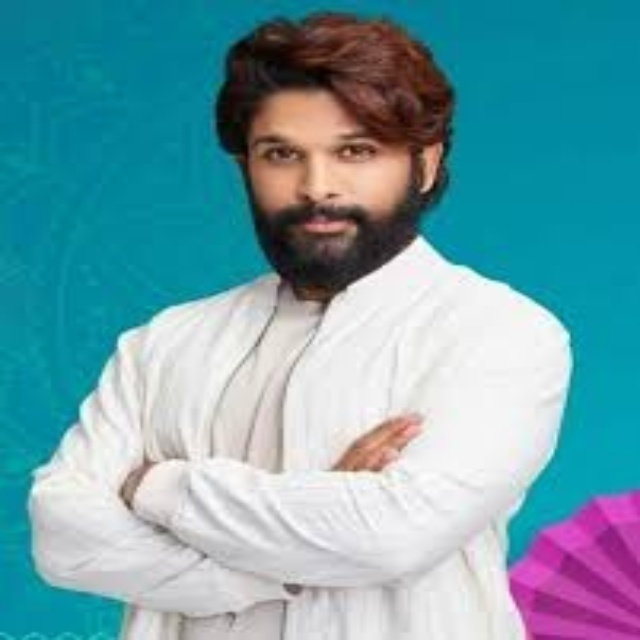
#> input picture faces/Alexander.png, 640 x 640 px, found by its file name; its folder holds only this picture in this run
$ jupyter execute --allow-errors imagecsv_dataset.ipynb   (shell and % lines are left out)
#> lines starting #> are read from the running program, lines starting #| are printed output that depends on the picture; after the words box and inside, x2 and y2 are one past the last pixel; in counts of white or black regions, pixels touching at a corner belong together
[cell 1]
from google.colab import drive
drive.mount('/content/drive')

[cell 2]
%cd /content/drive/MyDrive/Data_Science/ML-DL_projects/facedetection

[cell 3]
from pathlib import Path
import os
import cv2
from shutil import copyfile,rmtree
import pandas as pd
from keras.preprocessing.image import ImageDataGenerator,img_to_array,load_img
import numpy as np

[cell 4]
# Path to the folder containing images
images_folder = '/content/drive/MyDrive/Data_Science/ML-DL_projects/facedetection/faces'

[cell 5]
# List all image files in the folder
image_files = [os.path.join(images_folder, file) for file in os.listdir(images_folder) if file.endswith(('.jpg', '.jpeg', '.png'))]

[cell 6]
header = ['image_path', 'x_min', 'y_min', 'x_max', 'y_max', 'class_label']

[cell 7]
# Assuming you have a list of labels for each image (replace it with your actual labels)
labels=[]
for fl in image_files:
   lb=os.path.basename(fl).split("/")[0].split(".")[0]
   labels.append(lb)

# labels dictionary
class_lab={k:v for (v,k) in enumerate(labels)}

[cell 8]
# Create train and val directories
rmtree('/content/drive/MyDrive/Data_Science/ML-DL_projects/facedetection/datasets/train')
Path('/content/drive/MyDrive/Data_Science/ML-DL_projects/facedetection/datasets/train/images').mkdir(parents=True, exist_ok=True)
rmtree('/content/drive/MyDrive/Data_Science/ML-DL_projects/facedetection/datasets/val')
Path('/content/drive/MyDrive/Data_Science/ML-DL_projects/facedetection/datasets/val/images').mkdir(parents=True, exist_ok=True)

[cell 9]
# create labels
Path('/content/drive/MyDrive/Data_Science/ML-DL_projects/facedetection/datasets/train/labels').mkdir(parents=True, exist_ok=True)
Path('/content/drive/MyDrive/Data_Science/ML-DL_projects/facedetection/datasets/val/labels').mkdir(parents=True, exist_ok=True)

[cell 10]
df=pd.DataFrame(columns=header)
for file,lb in zip(image_files,labels):

  image = cv2.imread(file)
#> image is the input picture: shape (640, 640, 3); mean B, G, R 170.8, 159.7, 109.7

  if image is None:
     print(f"Image not found: {file}")
     continue
  # reshape image
  image=cv2.resize(image,(640,640))

  # remove original image and save resized one
  os.remove(file)

  # formating images to png
  name=os.path.basename(file).split(".")[0]
  file=f"/content/drive/MyDrive/Data_Science/ML-DL_projects/facedetection/faces/{name}.png"

  # saving image
  cv2.imwrite(file,image)

  # Convert the image to grayscale
  gray = cv2.cvtColor(image,cv2.COLOR_BGR2GRAY)
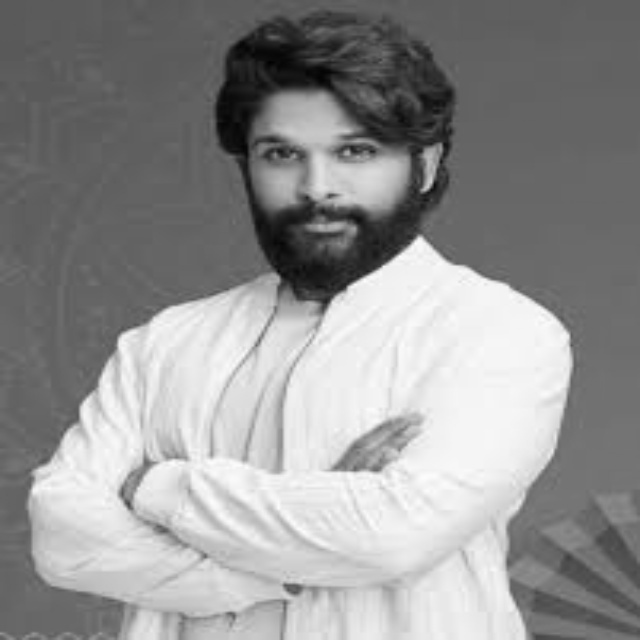
#> gray: shape (640, 640); min 0, max 253, mean 146
  # Load the pre-trained face detector
  face_cascade = cv2.CascadeClassifier(cv2.data.haarcascades + 'haarcascade_frontalface_default.xml')
  # Detect faces in the image
  faces = face_cascade.detectMultiScale(gray, scaleFactor=1.1, minNeighbors=5, minSize=(30, 30))
#> faces = [[229, 88, 174, 174]]

   # Threshold the image to create a binary mask of the background
  _, mask = cv2.threshold(gray, 240, 255, cv2.THRESH_BINARY)
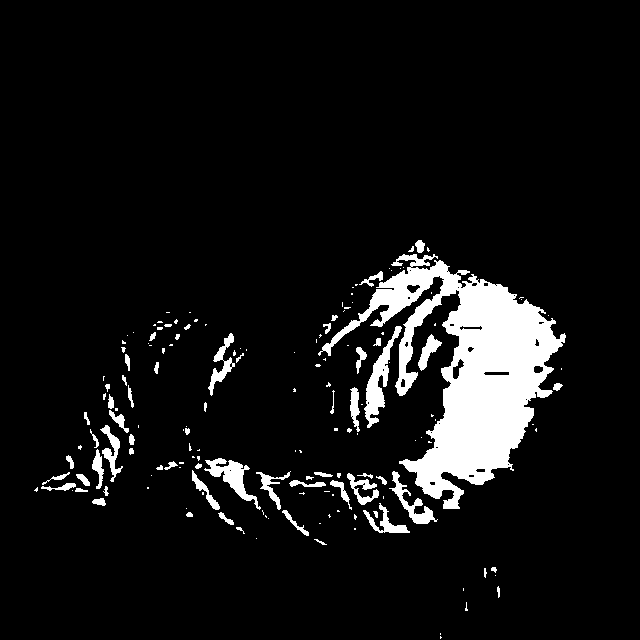
#> mask: shape (640, 640); 7.8% white; 163 white regions (98 under 20 px), largest, box (x1, y1, x2, y2) and area: (318, 254, 566, 509) 22570, (364, 326, 402, 428) 1158, (204, 458, 261, 510) 898

   # Invert the mask
  mask_inv = cv2.bitwise_not(mask)

   # Create a black background
  black_background = np.zeros_like(image, np.uint8)

   # Copy the original image onto the black background using the inverted mask
  masked_image = cv2.bitwise_and(image, image, mask=mask_inv)
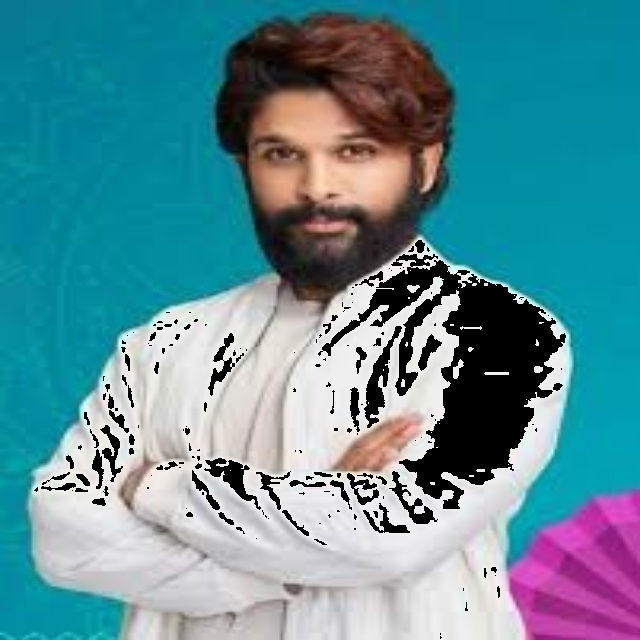
#> masked_image: shape (640, 640, 3); mean B, G, R 151.9, 140.8, 90.7
  image = cv2.add(black_background, masked_image)
#> black_background: shape (640, 640, 3); every value is 0

  # Extract bounding box coordinates for each face
  annotation = [{'x_min':(x + w / 2)/640, 'y_min':(y + h / 2)/640, 'x_max':w/640, 'y_max':h/640} for (x, y, w, h) in faces]
#> annotation = 1 item

  try:
    image_labels= pd.DataFrame({'image_path': [file], 'x_min': [annotation[0]['x_min']], 'y_min': [annotation[0]['y_min']], 'x_max': [annotation[0]['x_max']], 'y_max':[annotation[0]['y_max']], 'class_label': [lb]})
#> image_labels = table of 1 rows and 6 columns
  except:
    print(f"this image is not proper {file}")

  df=pd.concat([df,image_labels],ignore_index=True)
#> df = table of 1 rows and 6 columns

[cell 11]
#validate
for index, row in df.iterrows():
    copyfile(row['image_path'], f'/content/drive/MyDrive/Data_Science/ML-DL_projects/facedetection/datasets/val/images/{Path(row["image_path"]).name}')
#> this loop made 1 pass

[cell 12]
#validate
for index in df.index:
    row=df.loc[index]
    pt=row["image_path"]
    fl=os.path.basename(pt).split("/")[0].split(".")[0]
    with open(f"/content/drive/MyDrive/Data_Science/ML-DL_projects/facedetection/datasets/val/labels/{fl}.txt",'w') as f:
         cl=row['class_label']
         f.writelines([f"{class_lab[cl]} {row['x_min']} {row['y_min']} {row['x_max']} {row['y_max']}"])
#> this loop made 1 pass
#> cl on pass 1: 'Alexander'

#> (a cell that did not finish here is left out)

[cell 14]
# Path to the folder containing images agumented image
images_folder_aug = '/content/drive/MyDrive/Data_Science/ML-DL_projects/facedetection/agumented_img'

#> (a cell that did not finish here is left out)

[cell 16]
df2=pd.DataFrame(columns=header)
#> (the rest of this cell did not finish here and is left out)

[cell 17]
train_df=pd.concat([df,df2],ignore_index=True)
#> train_df = table of 1 rows and 6 columns

[cell 18]
#train image
for index, row in train_df.iterrows():
    copyfile(row['image_path'], f'/content/drive/MyDrive/Data_Science/ML-DL_projects/facedetection/datasets/train/images/{Path(row["image_path"]).name}')

[cell 19]
#train labels
for index in train_df.index:
    row=train_df.loc[index]
    pt=row["image_path"]
    fl=os.path.basename(pt).split("/")[0].split(".")[0]
    with open(f"/content/drive/MyDrive/Data_Science/ML-DL_projects/facedetection/datasets/train/labels/{fl}.txt",'w') as f:
         cl=row['class_label']
         f.writelines([f"{class_lab[cl]} {row['x_min']} {row['y_min']} {row['x_max']} {row['y_max']}"])

$ run again, on faces/James.png
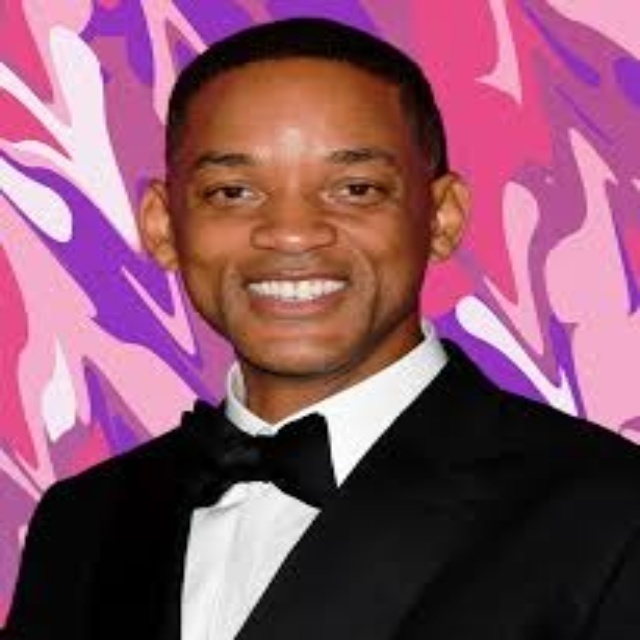
#> input picture faces/James.png, 640 x 640 px, found by its file name
#> image is the input picture: shape (640, 640, 3); mean B, G, R 104.3, 83.7, 136.1
#> `gray = cv2.cvtColor(image,cv2.COLOR_BGR2GRAY)`:
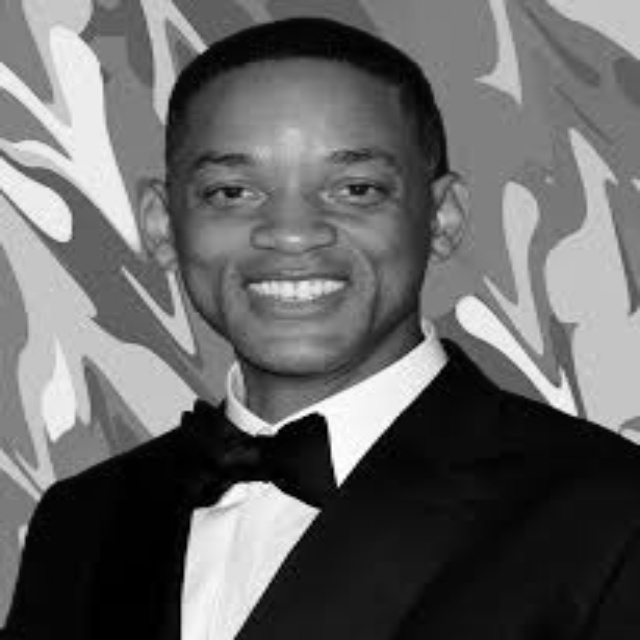
#> gray: shape (640, 640); min 0, max 255, mean 101.7
#> faces = [[155, 83, 280, 280]]
#> `_, mask = cv2.threshold(gray, 240, 255, cv2.THRESH_BINARY)`:
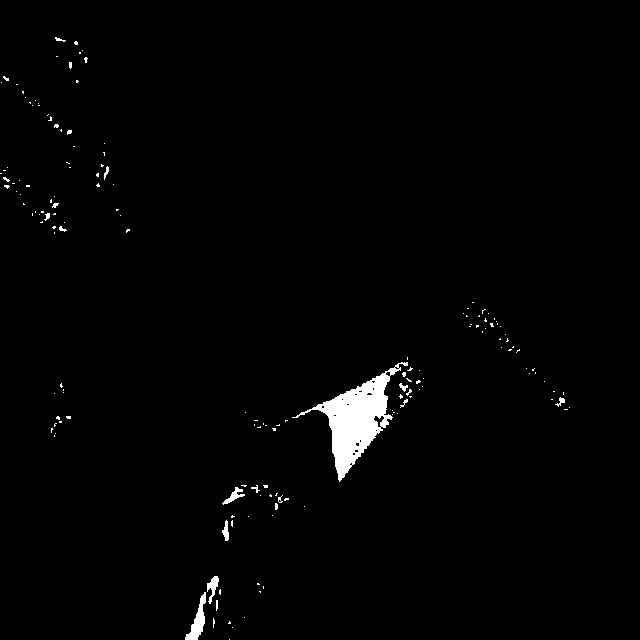
#> mask: shape (640, 640); 1.4% white; 164 white regions (149 under 20 px), largest, box (x1, y1, x2, y2) and area: (292, 362, 408, 482) 4053, (185, 592, 206, 640) 405, (207, 576, 219, 604) 159
#> black_background: shape (640, 640, 3); every value is 0
#> annotation = 1 item
#> image_labels = table of 1 rows and 6 columns
#> the loop `for index, row in df.iterrows():` made 1 pass
#> the loop `for index in df.index:` made 1 pass
#> cl on pass 1: 'James'
#> the loop `for index, row in train_df.iterrows():` made 1 pass
#> the loop `for index in train_df.index:` made 1 pass

$ run again, on faces/Benjamin.png
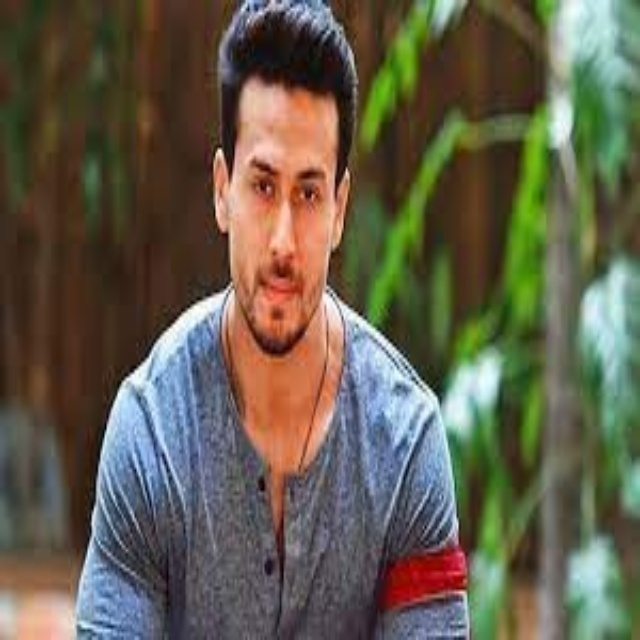
#> input picture faces/Benjamin.png, 640 x 640 px, found by its file name
#> image is the input picture: shape (640, 640, 3); mean B, G, R 76.6, 94.3, 99.7
#> `gray = cv2.cvtColor(image,cv2.COLOR_BGR2GRAY)`:
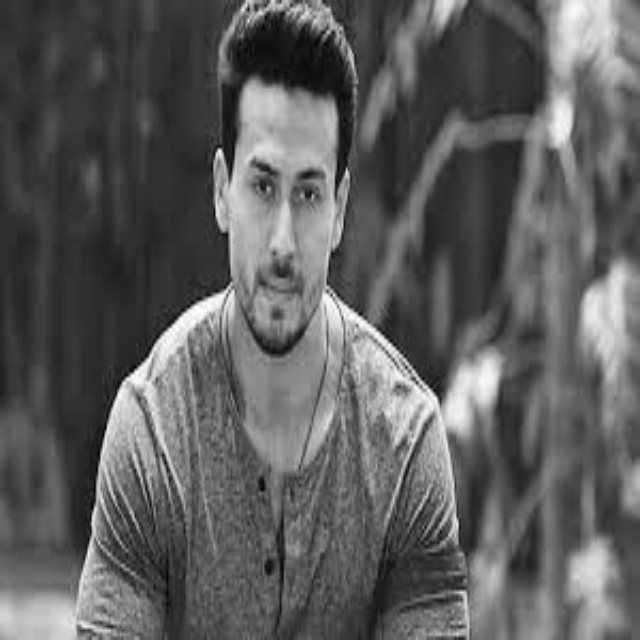
#> gray: shape (640, 640); min 3, max 254, mean 93.9
#> faces = [[202, 127, 163, 163]]
#> `_, mask = cv2.threshold(gray, 240, 255, cv2.THRESH_BINARY)`:
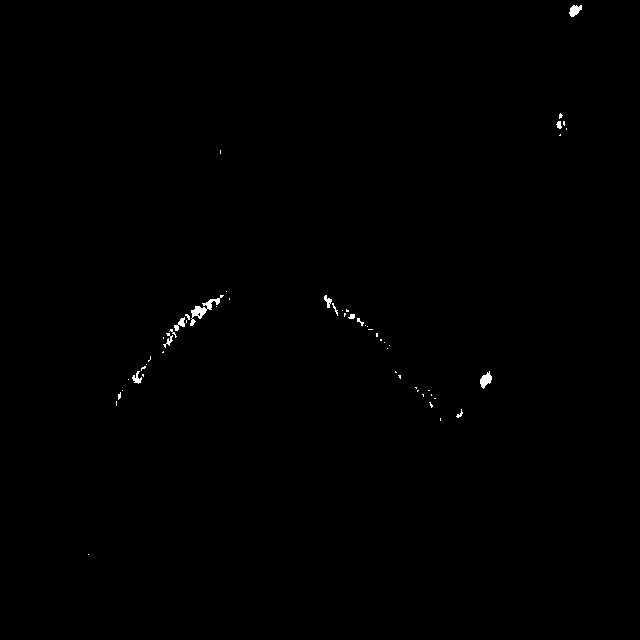
#> mask: shape (640, 640); 0.26% white; 55 white regions (42 under 20 px), largest, box (x1, y1, x2, y2) and area: (190, 295, 224, 326) 256, (480, 371, 492, 389) 122, (569, 5, 582, 17) 102
#> black_background: shape (640, 640, 3); every value is 0
#> annotation = 1 item
#> image_labels = table of 1 rows and 6 columns
#> the loop `for index, row in df.iterrows():` made 1 pass
#> the loop `for index in df.index:` made 1 pass
#> cl on pass 1: 'Benjamin'
#> the loop `for index, row in train_df.iterrows():` made 1 pass
#> the loop `for index in train_df.index:` made 1 pass
